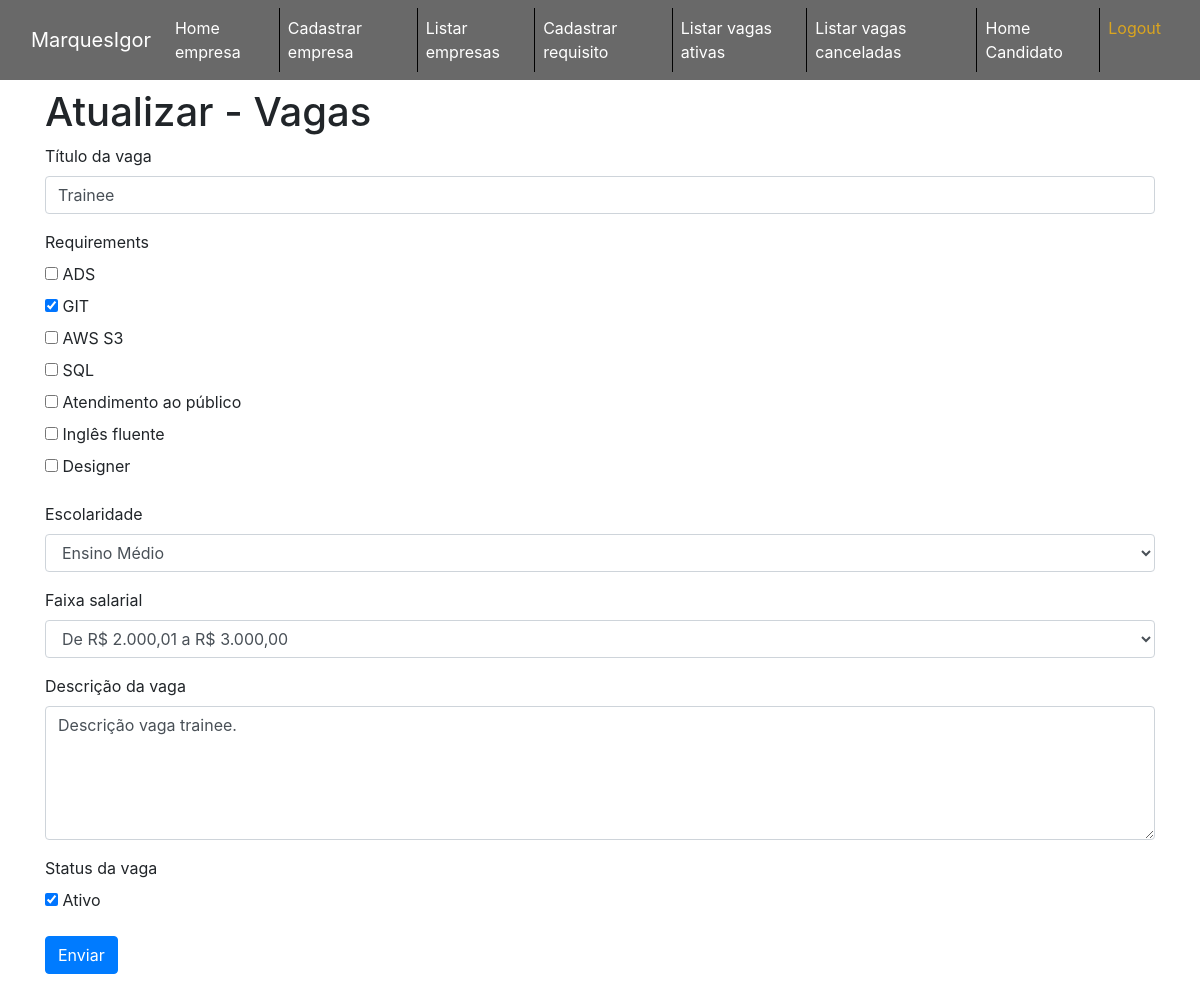
The app's page /company/update-jobs/2/ (signed in) with its own data.
### app_company/models.py (models this page shows, shortened)
class Jobs(models.Model):
    company = models.CharField(
        max_length=255, null=False, verbose_name='Empresa contratante')
    title = models.CharField(max_length=255, null=False,
                             verbose_name='Título da vaga')
    requirements = models.ManyToManyField(
        Requirements, verbose_name='Requisitos')
    minimum_schooling = models.CharField(
        max_length=45, null=True, choices=MINIMUM_SCHOOLING_CHOICES,
        verbose_name='Escolaridade')
    salary_range = models.CharField(
        max_length=45, null=False, choices=SALARY_CHOICES,
        verbose_name='Faixa salarial')
    description = models.TextField(
        null=False, max_length=255, verbose_name='Descrição da vaga')
    created_at = models.DateTimeField(auto_now_add=True, blank=True)
    updated_at = models.DateTimeField(auto_now=True, blank=True)
    is_active = models.BooleanField(default=True)

class Requirements(models.Model):
    name = models.CharField(
        max_length=45, unique=True, null=False, verbose_name='Tipo de requisito')

### app_company/views.py (the view, shortened to what this page needs)
class JobsUpdateView(LoginRequiredMixin, UpdateView):
    model = Jobs
    form_class = JobsUpdateForm
    template_name = 'jobs_update.html'
    success_url = reverse_lazy('app_company:home_company')
    def get_context_data(self, **kwargs: Any) -> Dict[str, Any]:
        context = super().get_context_data(**kwargs)
        context['requirements_list'] = Requirements.objects.all()
        context['jobs'] = self.object
        return context

### app_company/forms.py
class JobsUpdateForm(ModelForm):
    is_active = forms.BooleanField(label='Status da vaga', required=False)
    requirements = forms.ModelMultipleChoiceField(
        queryset=Requirements.objects.all(),
        widget=forms.CheckboxSelectMultiple,
        required=False
    )
    class Meta:
        model = Jobs
        fields = [
            'title',
            'requirements',
            'minimum_schooling',
            'salary_range',
            'description',
            'is_active'
        ]
        widgets = {
            'description': forms.Textarea(attrs={'cols': 40, 'rows': 10}),
        }

### app_company/templates/jobs_update.html (shortened to what this page needs)
<!DOCTYPE html>
<html lang="pt-br">
<head>
    <link rel="stylesheet" href="https://cdn.jsdelivr.net/npm/bootstrap@4.6.2/dist/css/bootstrap.min.css"
>
</head>
<body>
    {% include 'partials/_nav.html' %}
    <div class="container-sm">
        <h1>Atualizar - Vagas</h1>
        <form action="{% url 'app_company:update_jobs' jobs.id %}" method="POST" enctype="multipart/form-data">
            <div class="form-content">
                <div class="form-content">
                    <div class="form-group">
                        <label for="id_title">Título da vaga</label>
                        <input type="text" name="title" class="form-control" value="{{ jobs.title }}" maxlength="255" required
                            id="id_title">
                    </div>
                    <div class="form-group">
                        <label for="">Requirements</label>
                        <div id="id_requirements">
                            {% for requirement in requirements_list %}
                                <div>
                                    <label for="id_requirements_{{ forloop.counter0 }}">
                                        <input type="checkbox" name="requirements" value="{{ requirement.id }}" id="id_requirements_{{ forloop.counter0 }}"
                                               {% if requirement in jobs.requirements.all %}checked{% endif %}>
                                        {{ requirement.name }}
                                    </label>
                                </div>
                            {% endfor %}
                        </div>
                    </div>
                    <div class="form-group">
                        <label for="id_minimum_schooling">Escolaridade</label>
                        <select name="minimum_schooling" class="form-control" value="{{ jobs.minimum_schooling }}"  id="id_minimum_schooling">
                            <option value="Ensino Médio" selected>Ensino Médio</option>
                        </select>
                    </div>
                    <div class="form-group">
                        <label for="id_salary_range">Faixa salarial</label>
                        <select name="salary_range" class="form-control" value="{{ jobs.salary_range }}" id="id_salary_range">
                            <option value="De R$ 2.000,01 a R$ 3.000,00" selected>De R$ 2.000,01 a R$ 3.000,00</option>
                        </select>
                    </div>
                    <div class="form-group">
                        <label for="id_description">Descrição da vaga</label>
                        <textarea name="description" class="form-control" cols="40" rows="5" maxlength="255" id="id_description">{{ jobs.description }}</textarea>
                    </div>
                    <div class="form-group">
                        <label for="id_is_active">Status da vaga</label>
                        <div>
                            <input type="checkbox" name="is_active" value="True" {% if jobs.is_active %}checked{% endif %}>
                            <label for="id_is_active">Ativo</label>
                        </div>
                    </div>
                </div>
                <button class="btn btn-primary mb-3" type="submit">Enviar</button>
        </form>
    </div>
</body>
</html>

### records on screen
Jobs: title "Trainee", minimum_schooling "Ensino Médio", salary_range "De R$ 2.000,01 a R$ 3.000,00", description "Descrição vaga trainee.", is_active "☑"
Requirements: name "ADS"
Requirements: requirements "☑", name "GIT"
Requirements: name "AWS S3"
Requirements: name "SQL"
Requirements: name "Atendimento ao público"
Requirements: name "Inglês fluente"
Requirements: name "Designer"
